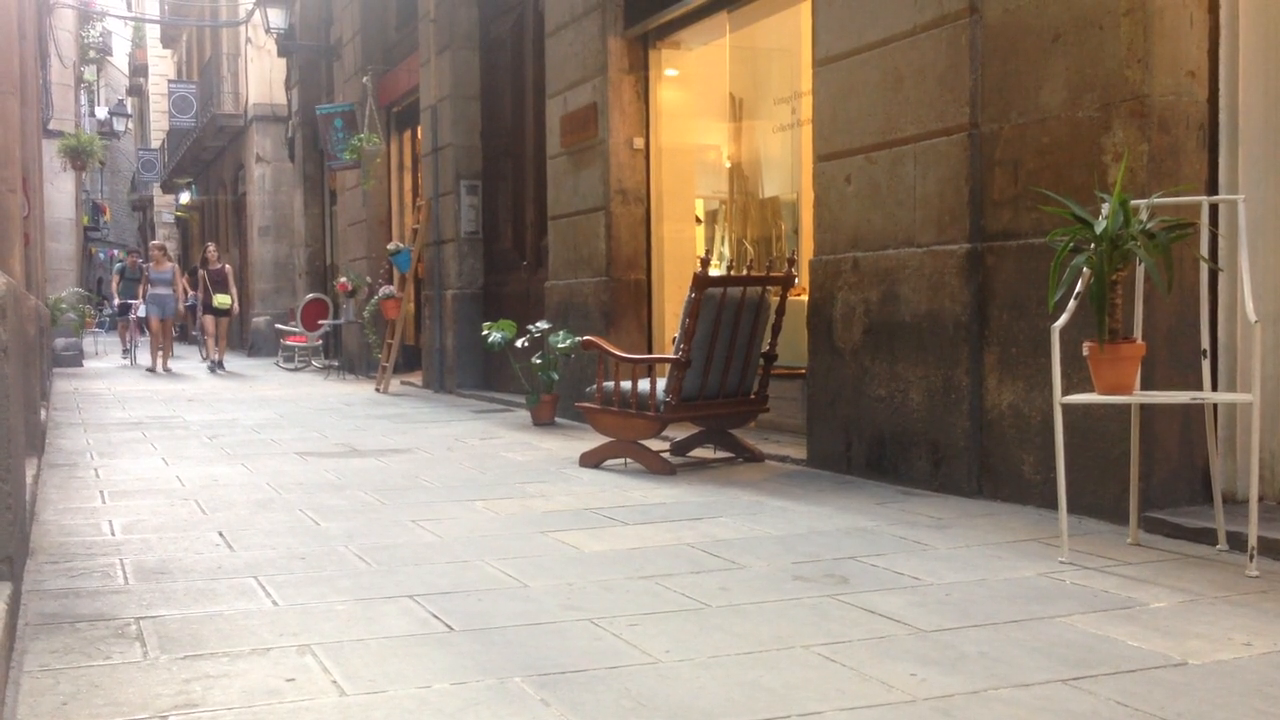
#> input picture frame 33 of Exemplos/video.mp4, 1280 x 720 px
$ python showcase.py
#> lines starting #> are read from the running program, lines starting #| are printed output that depends on the picture; after the words box and inside, x2 and y2 are one past the last pixel; in counts of white or black regions, pixels touching at a corner belong together
#> in showcase, frame is the input picture: shape (720, 1280, 3); mean B, G, R 123.5, 137.1, 152.6
#####################################################################################
# SHOWCASE                                                                          #
#####################################################################################

import cv2

VIDEO_NAME    = 'video.mp4'
WINDOW_NAME   = 'showcase'
WINDOW_WIDTH  = 500
WINDOW_HEIGHT = 500

#####################################################################################

def detectMovement(original, detector):

	#copia imagem original
	frame = original.copy()
	#original = frame

	#converte tons de cinza
	frame = cv2.cvtColor(frame, cv2.COLOR_BGR2GRAY)
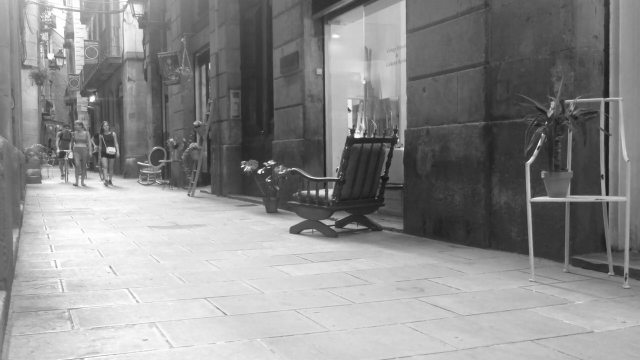
#> frame: shape (720, 1280) (shown at 1/2 size); min 22, max 255, mean 140.2
	#original = frame

	#equaliza histograma
	frame = cv2.equalizeHist(frame)
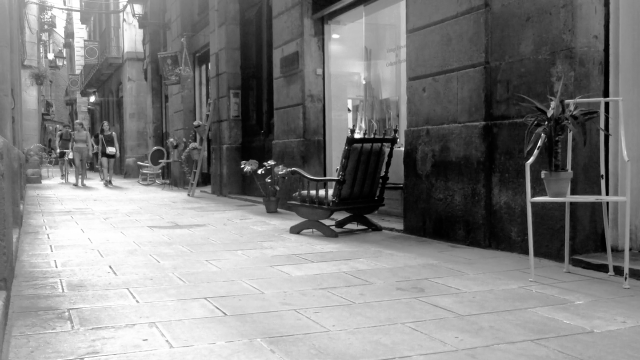
#> frame: shape (720, 1280) (shown at 1/2 size); min 0, max 255, mean 128.2
	#original = frame

	#pega suaviacao
	blur = cv2.GaussianBlur(frame, (9, 9), 33)
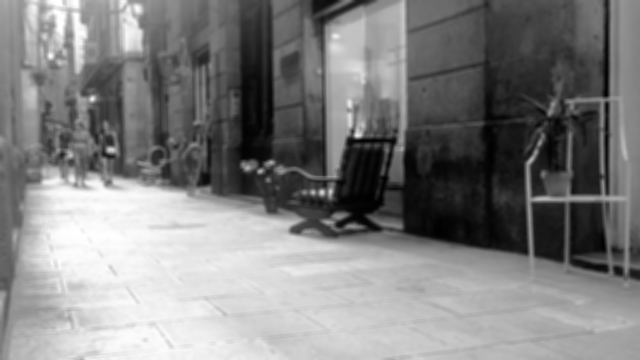
#> blur: shape (720, 1280) (shown at 1/2 size); min 0, max 255, mean 128.2
	#original = blur

	#usa suavizacao para aumentar nitidez
	frame = cv2.addWeighted(frame, 1.5, blur, -0.5, 0);
	#original = frame

	#pega mascara pelo modo canny
	#mask = cv2.Canny(frame, 30, 200)
	#original = mask

	#pega mascara pela deteccao de background
	mask = detector.apply(frame)
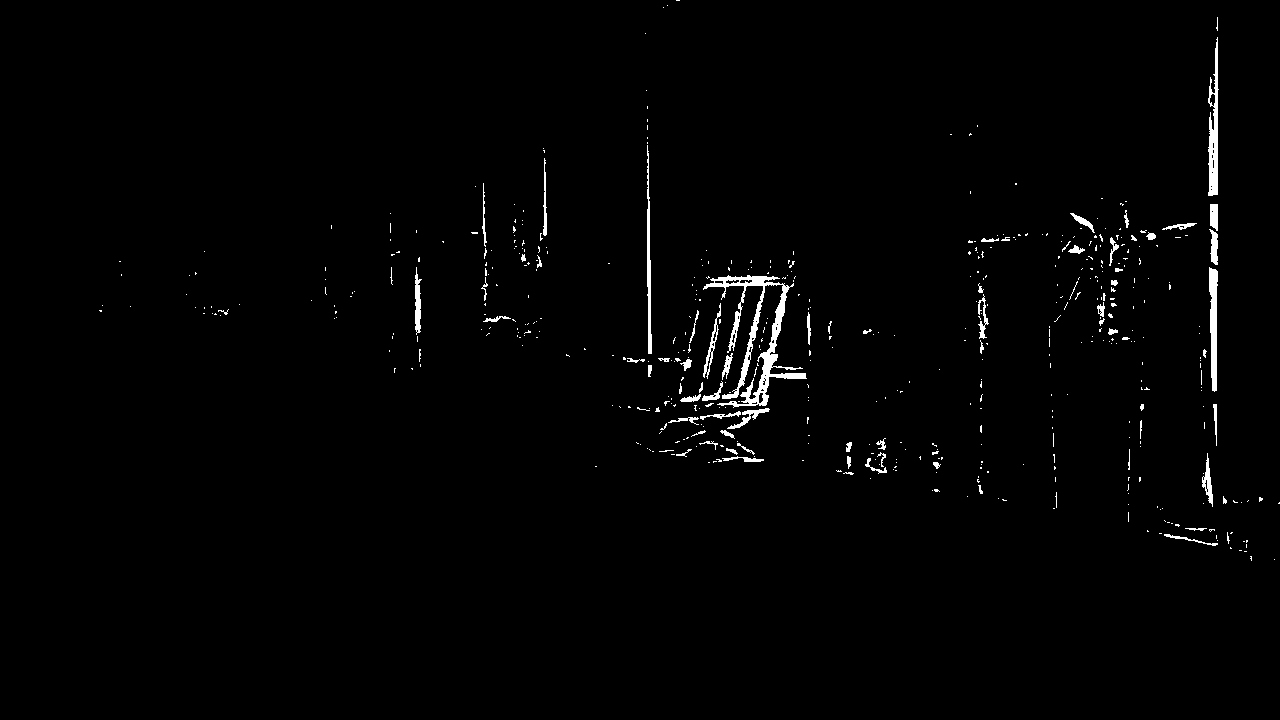
#> mask: shape (720, 1280); values 127 (black) and 255 (white), 1.3% white; 521 white regions (447 under 20 px), largest, box (x1, y1, x2, y2) and area: (703, 275, 807, 408) 2890, (1208, 37, 1219, 196) 987, (1209, 267, 1218, 392) 808
	#original = mask

	#aplica treshold na mascara
	_, mask = cv2.threshold(mask, 254, 255, cv2.THRESH_BINARY)
#> mask: shape (720, 1280); 1.3% white; 521 white regions (447 under 20 px)
	#original = mask

	#pega contornos na mascara
	contours, _ = cv2.findContours(mask, cv2.RETR_EXTERNAL, cv2.CHAIN_APPROX_NONE)
#> contours = 521 contours, 476 with area under 20; largest, box (x1, y1, x2, y2) and area: (703, 275, 807, 408) 2464, (1208, 37, 1219, 196) 852, (1209, 267, 1218, 392) 680, (647, 145, 652, 354) 380, (703, 303, 721, 379) 242

	#desenha todos os contornos em ciano
	#cv2.drawContours(original, contours, -1, (255,255,0), 1)

	#variaveis para guardar area total dos contornos
	minX, minY, maxX, maxY = 0, 0, 0, 0

	#percorre os contornos
	for contour in contours:

		#pega area do contorno
		area = cv2.contourArea(contour)

		#usa apenas contorno maior que certo tamanho
		if area > 50:

			#pega area do contorno
			x, y, w, h = cv2.boundingRect(contour)

			#atualiza a area total ocupada pelos contornos
			if minX == 0 or x <= minX:
				minX = x
			if minY == 0 or y <= minY:
				minY = y
			if x + w > maxX:
				maxX = x + w
			if y + h > maxY:
				maxY = y + h
#> this loop made 521 passes
#> (area, x, y, w, h, minX, minY, maxX) on pass 11: (64, 1164, 534, 54, 12, 1164, 534, 1218)
#> after the loop, maxX = 1219; maxY = 546; minX = 415; minY = 37

			#desenha contorno em magenta
			#cv2.drawContours(original, [contour], -1, (255,0,255), 1)

			#desenha area do contorno em azul
			#cv2.rectangle(original, (x, y), (x + w, y + h), (255,0,0), 1)

	#desenha area total na regiao de movimento em vermelho
	#cv2.rectangle(original, (minX, minY), (maxX, maxY), (0,0,255), 1)

	return original, minX, minY, maxX - minX, maxY - minY

#####################################################################################

def showcase():

	#inicializa captura
	shouldFlip = False
	if(len(VIDEO_NAME) > 0):
		capture = cv2.VideoCapture(VIDEO_NAME)
	else:
		capture = cv2.VideoCapture(0)
		shouldFlip = True

	#constroi detector
	detector = cv2.createBackgroundSubtractorMOG2(varThreshold=20)

	#constroi tracker
	tracker = cv2.TrackerMIL_create() #forgets overlapped object
	# [10 lines of commented-out code are left out]

	isTracking = False

	while True:

		#captura frame
		ret, frame = capture.read()
		if ret == True:

			#flipa se for de webcam
			if shouldFlip == True:
				frame = cv2.flip(frame, 1)

			#detecta movimento
			if isTracking == False:
				frame, x, y, w, h = detectMovement(frame, detector)
#> x = 415; y = 37; w = 804; h = 509
				area = w * h
#> area = 409236
				#testa se area detectada eh adequada
				if h > w and area > 10000 and area < 100000:
					#imprime area na imagem em verde
					#cv2.rectangle(frame, (x,y), (x+w, y+h), (0,255,0), 1)
					#inicializa tracker
					if tracker.init(frame, (x, y, w, h)) == False:
						break
					isTracking = True

			#rastreia area detectada
			if isTracking == True:
				ret, box = tracker.update(frame)
				if ret == True:
					x, y, w, h = int(box[0]), int(box[1]), int(box[2]), int(box[3])
					#cv2.rectangle(frame, (x,y), (x+w,y+h), (0,255,0), 1, 1)

			#exibe imagem
			cv2.imshow(WINDOW_NAME, frame)
			cv2.namedWindow(WINDOW_NAME, cv2.WINDOW_NORMAL)
			cv2.resizeWindow(WINDOW_NAME, WINDOW_WIDTH, WINDOW_HEIGHT)
			cv2.moveWindow(WINDOW_NAME, 0, 0)

		#sai com a tecla esc
		if cv2.waitKey(12) == 27:
#> (key Esc is pressed here)
			break

	#finaliza
	capture.release()
	cv2.destroyAllWindows()

#####################################################################################

showcase()

#####################################################################################

$ run again, starting later in the video
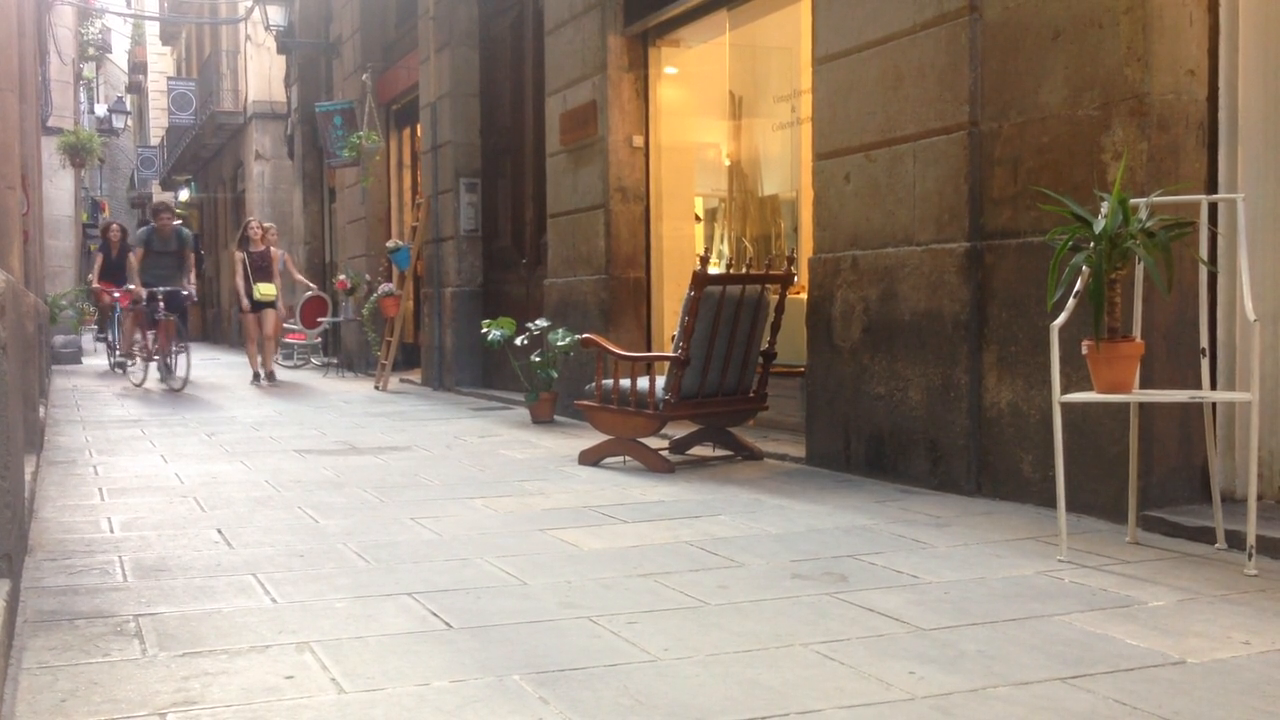
#> input picture frame 148 of Exemplos/video.mp4, 1280 x 720 px
#> in showcase, frame is the input picture: shape (720, 1280, 3); mean B, G, R 122.8, 136.5, 152.3
#> in detectMovement, `blur = cv2.GaussianBlur(frame, (9, 9), 33)`:
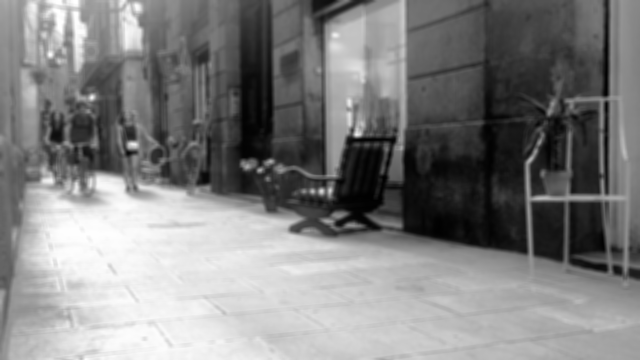
#> blur: shape (720, 1280) (shown at 1/2 size); min 0, max 255, mean 128.2
#> in detectMovement, `mask = detector.apply(frame)`:
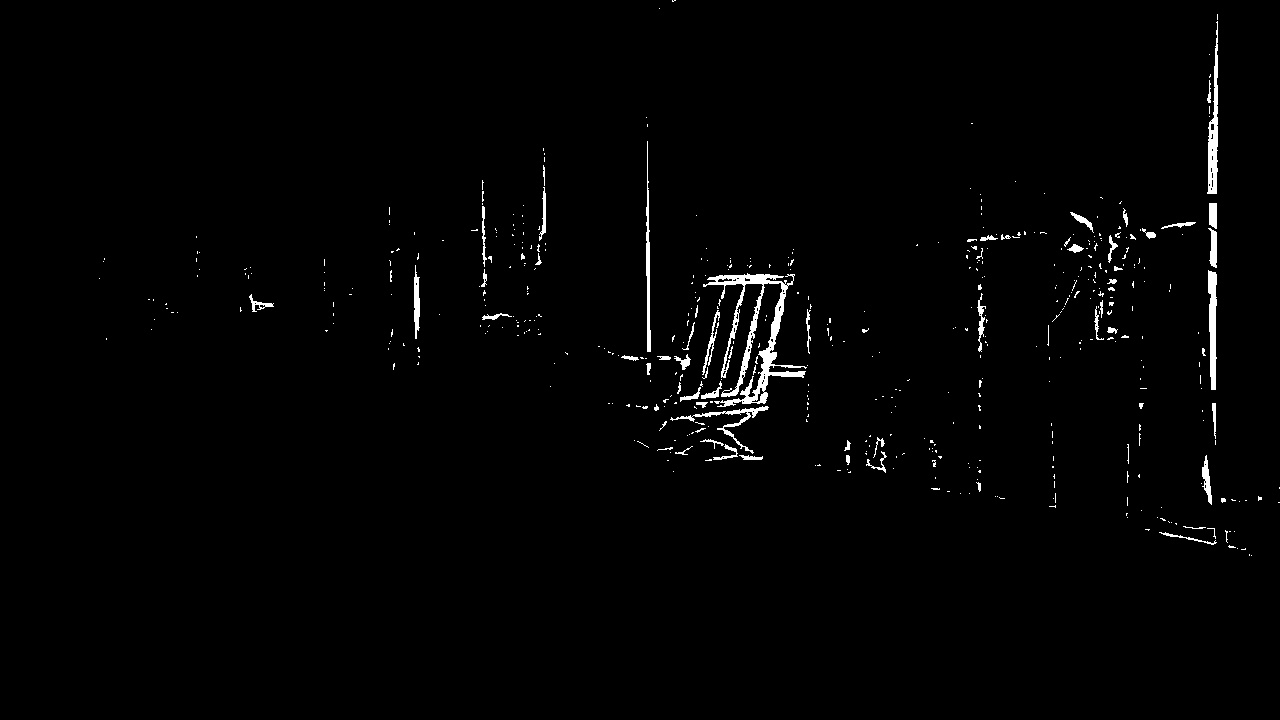
#> mask: shape (720, 1280); values 127 (black) and 255 (white), 1.3% white; 514 white regions (445 under 20 px), largest, box (x1, y1, x2, y2) and area: (703, 273, 807, 407) 3075, (1207, 21, 1218, 194) 934, (1208, 270, 1217, 390) 788
#> contours = 514 contours, 469 with area under 20; largest, box (x1, y1, x2, y2) and area: (703, 273, 807, 407) 2544, (1207, 21, 1218, 194) 808, (1208, 270, 1217, 390) 663, (670, 406, 769, 454) 364, (646, 141, 651, 352) 352
#> the loop in detectMovement, `for contour in contours:` made 514 passes
#> (area, x, y, w, h, minX, minY, maxX) on pass 6: (57.5, 1159, 532, 58, 13, 1159, 532, 1217)
#> after the loop in detectMovement, `for contour in contours:`: maxX = 1218; maxY = 545; minX = 249; minY = 21
#> in showcase, `frame, x, y, w, h = detectMovement(frame, detector)`: x = 249; y = 21; w = 969; h = 524
#> in showcase, `area = w * h`: area = 507756

$ run again, starting later in the video
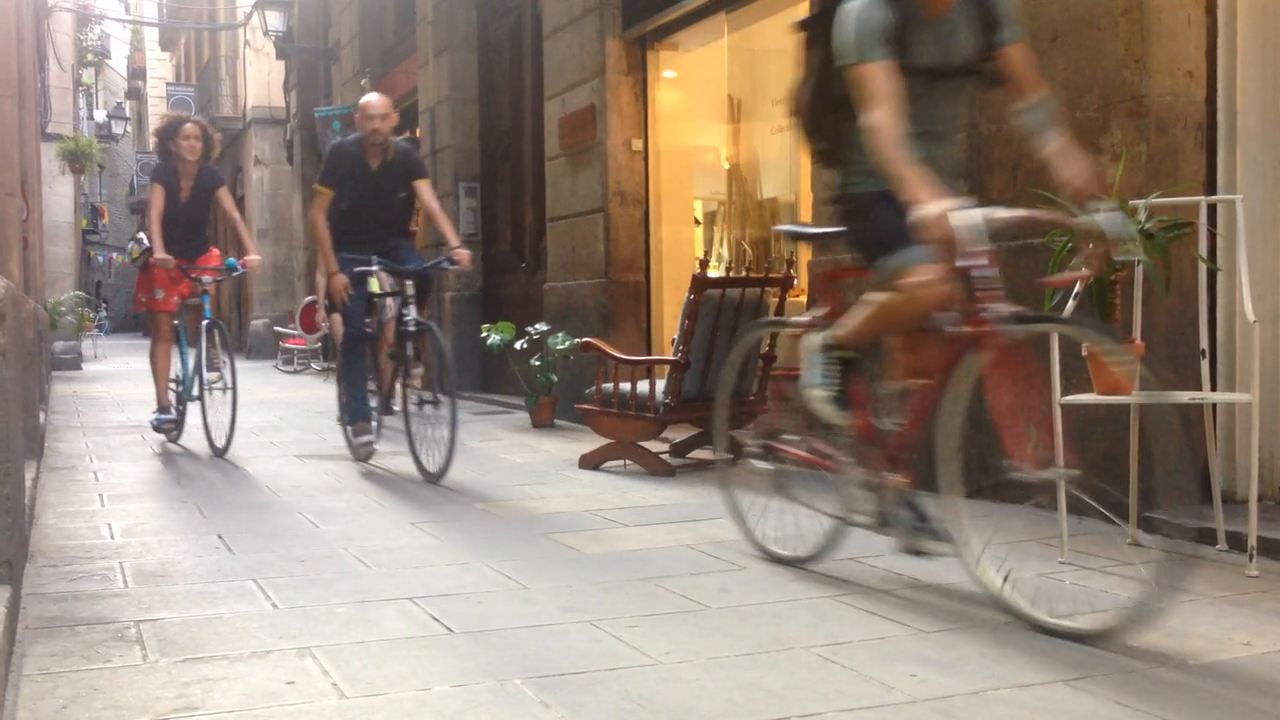
#> input picture frame 264 of Exemplos/video.mp4, 1280 x 720 px
#> in showcase, frame is the input picture: shape (720, 1280, 3); mean B, G, R 120, 132.6, 148.9
#> in detectMovement, `blur = cv2.GaussianBlur(frame, (9, 9), 33)`:
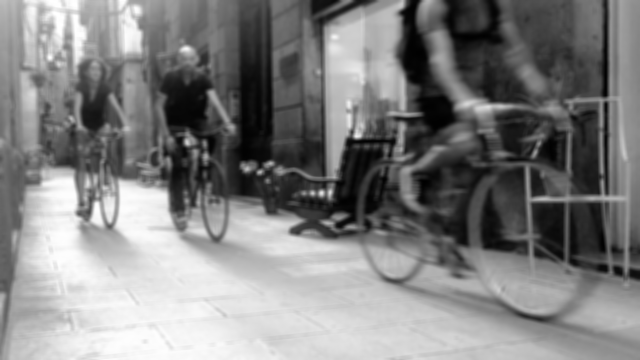
#> blur: shape (720, 1280) (shown at 1/2 size); min 0, max 255, mean 128.2
#> in detectMovement, `mask = detector.apply(frame)`:
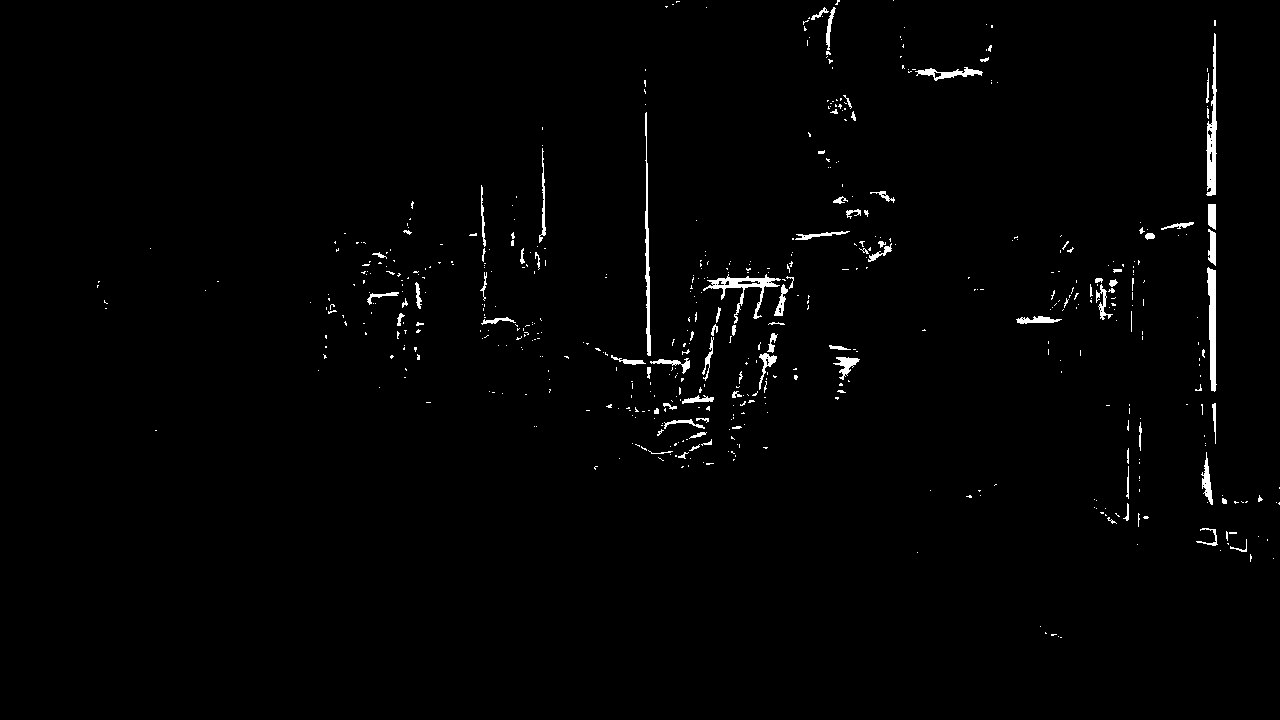
#> mask: shape (720, 1280); values 127 (black) and 255 (white), 1.3% white; 565 white regions (479 under 20 px), largest, box (x1, y1, x2, y2) and area: (1206, 33, 1217, 196) 889, (1207, 267, 1217, 392) 819, (703, 274, 781, 324) 800
#> contours = 565 contours, 512 with area under 20; largest, box (x1, y1, x2, y2) and area: (1206, 33, 1217, 196) 754, (703, 274, 781, 324) 696, (1207, 267, 1217, 392) 691, (645, 112, 651, 356) 418, (915, 67, 983, 81) 312
#> the loop in detectMovement, `for contour in contours:` made 565 passes
#> (area, x, y, w, h, minX, minY, maxX) on pass 63: (208.5, 1201, 452, 12, 53, 1201, 452, 1213)
#> after the loop in detectMovement, `for contour in contours:`: maxX = 1217; maxY = 505; minX = 367; minY = 7
#> in showcase, `frame, x, y, w, h = detectMovement(frame, detector)`: x = 367; y = 7; w = 850; h = 498
#> in showcase, `area = w * h`: area = 423300
